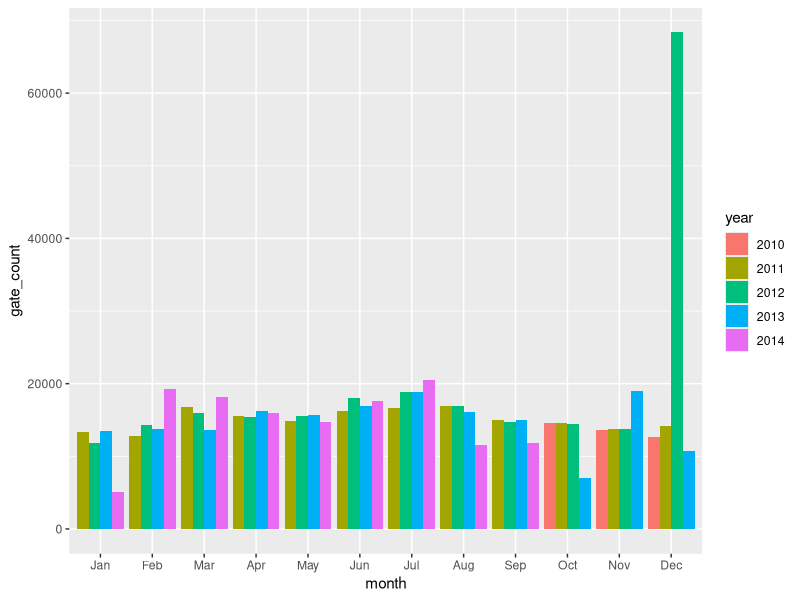
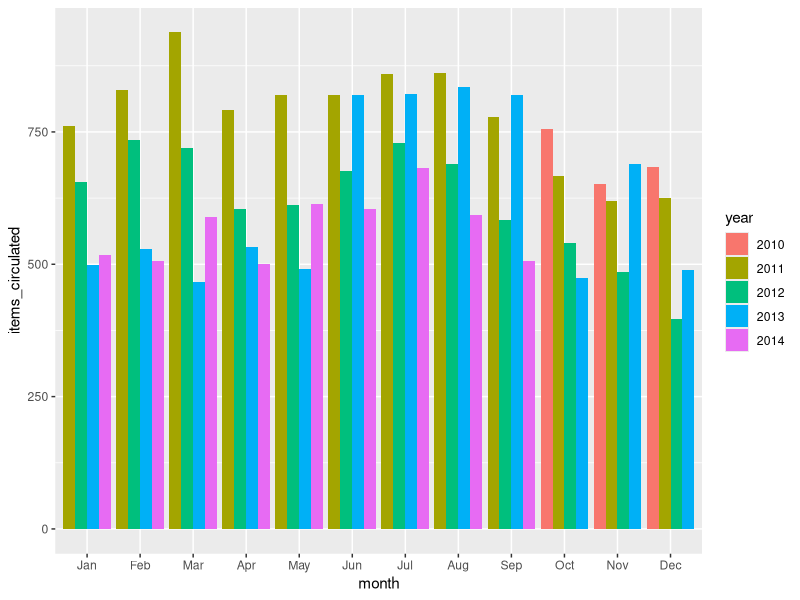
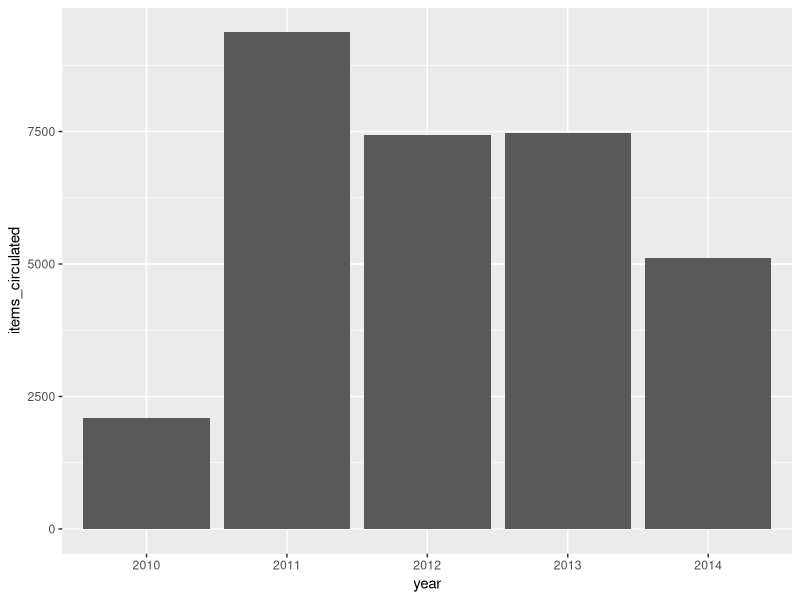
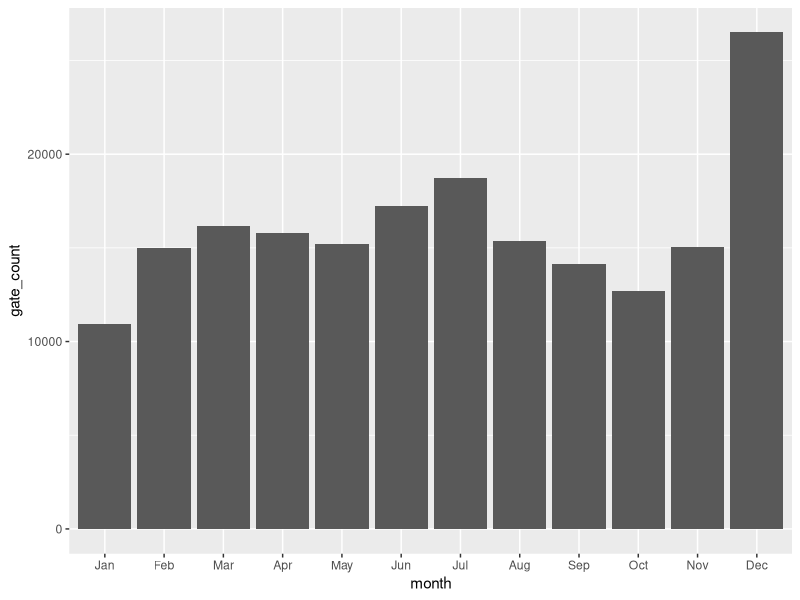

Reproduce these figures in R, in order.
library(psych)
library(ggplot2)
library(tidyr)
library(reshape)


##read in data
stats <- read.csv(file = "library_stats_fixed.csv", header = TRUE)

##let's explore the data by looking at the first few rows
head(stats)

##we need to split apart our month and year so we can do our analysis. this will look in the date column and wherever it sees a period, it will split up our column into separate rows called month and year
stats <- separate(data = stats, col = date, into = c("month", "year"), sep = "\\.")
head(stats)

##so we have the full year, let's add 2000 to everything in our year column
stats$year <- as.factor(as.numeric(stats$year) + 2000)
head(stats)

##we need to do one quick fix on our data - R is currently treating our month variable as a character, but it is actually a categorical (ie factor) variable
str(stats)

##we'll just tell it to treat that as a factor variable, and since we want our months to go in order, we'll tell it to treat it as an ordered factor
months <- c("Jan", "Feb", "Mar", "Apr", "May", "Jun", "Jul", "Aug", "Sep", "Oct", "Nov", "Dec") #give it the order of months
stats$month <- as.factor(stats$month) #tell it to treat month as a factor
stats$month <- factor(stats$month, levels = months) #further specify it should treat month as an ordered factors using the months list we just gave it

##let's make a visualization - how about gate count by month, with a different bar for each of our years
ggplot(stats, aes(x = month, y = gate_count, fill = year)) + geom_bar(stat = "identity", position = "dodge")

##once we write that code, we can easily adapt to see other variables
ggplot(stats, aes(x = month, y = items_circulated, fill = year)) + geom_bar(stat = "identity", position = "dodge")

##what it we want to see it just by year?
ggplot(stats, aes(x = year, y = items_circulated)) + stat_summary(fun.y = sum, geom = "bar")

##how about looking at average gate count by month, to see when we're busiest?
ggplot(stats, aes(x = month, y = gate_count)) + stat_summary(fun.y = mean, geom = "bar")

##how about doing some basic descriptive stats? we can get a really basic overview
summary(stats)

##it might be more interesting to see this by month, or by year.  We can do that!
describeBy(stats, group = stats$month) #by month
describeBy(stats, group = stats$year) #by year
